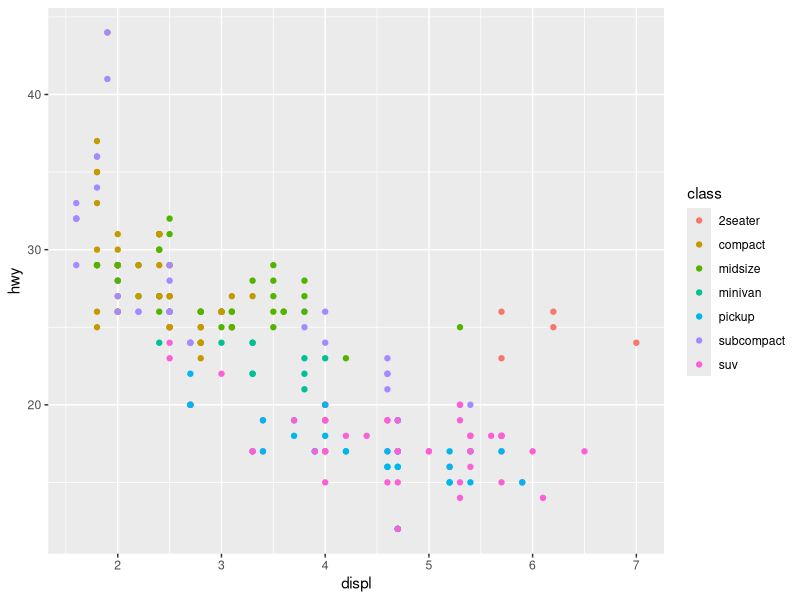
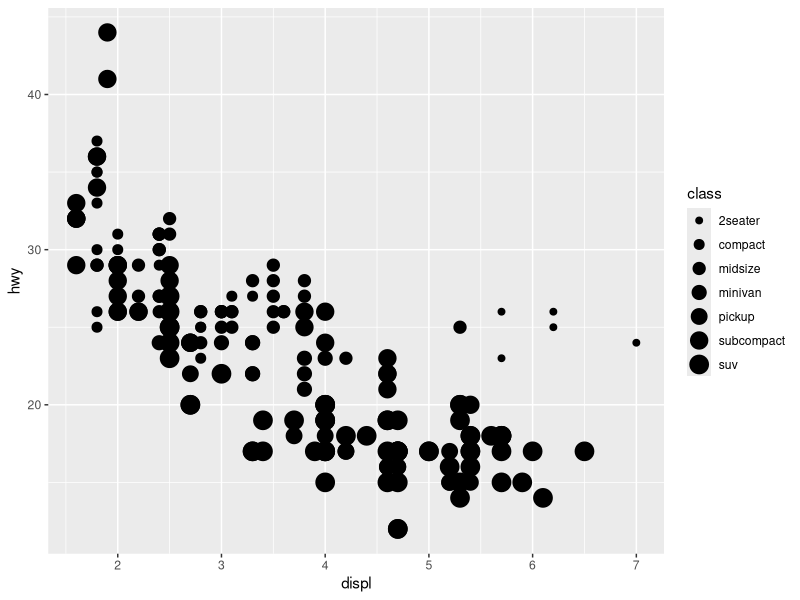
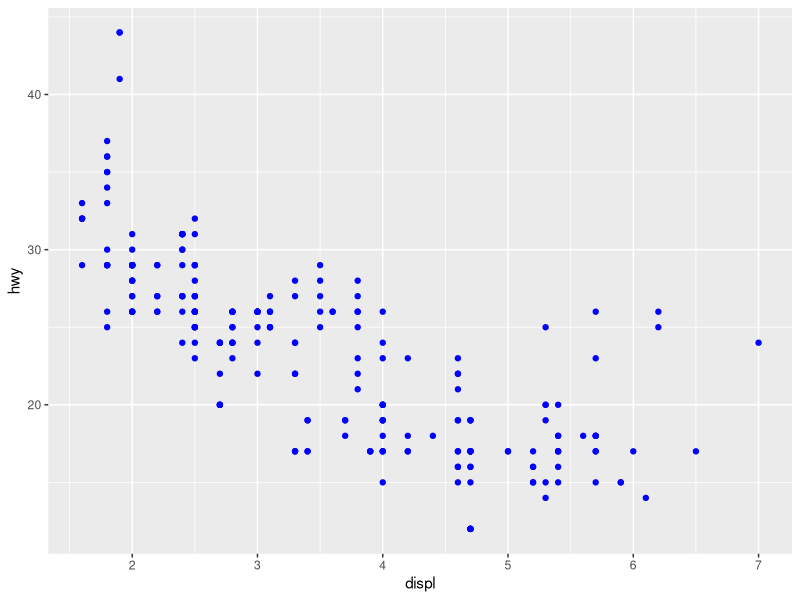
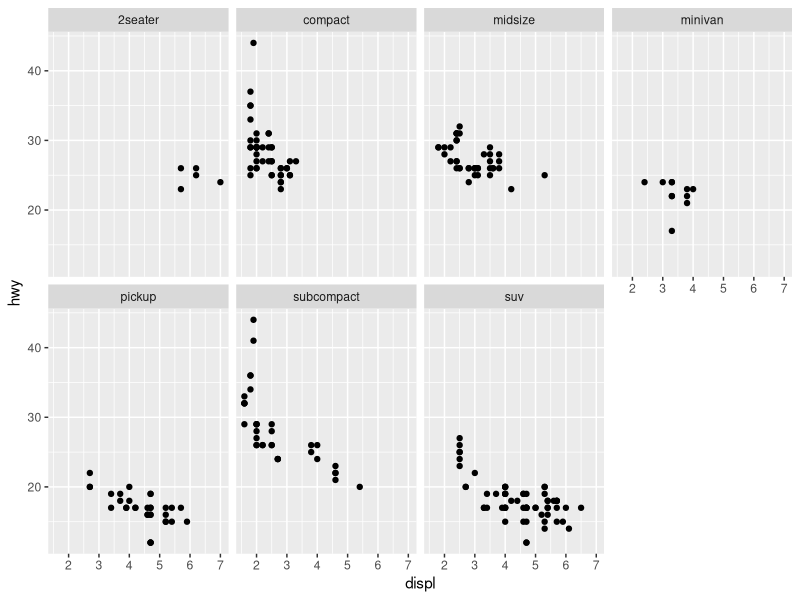
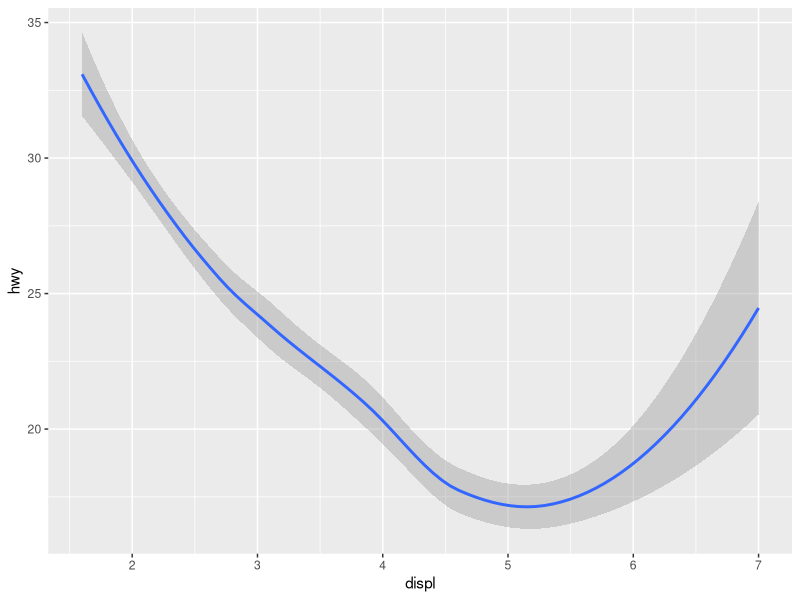
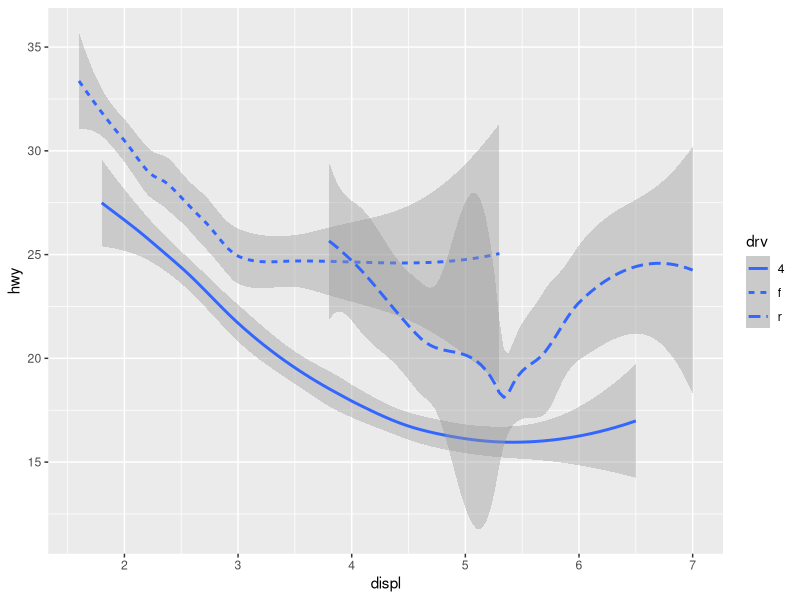
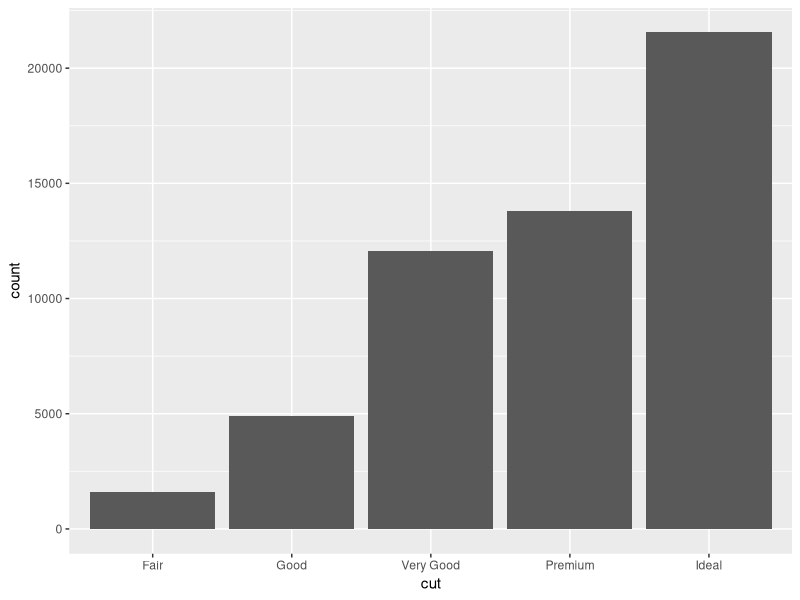
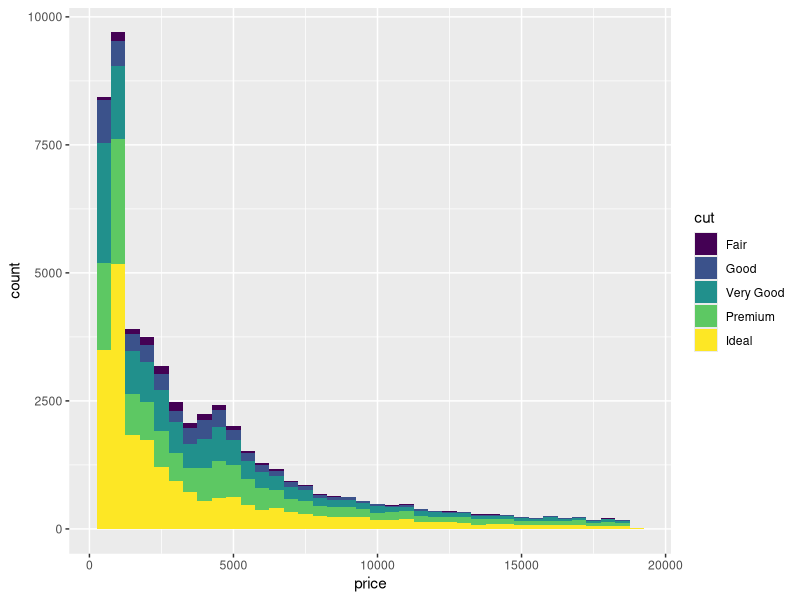

These charts were generated, in order, by the following R code:
## ---- chunk 1
knitr::opts_chunk$set(echo = TRUE, message = FALSE, warning = FALSE, cache = FALSE)
## ---- chunk 2
library(ggplot2)
## ---- chunk 3
ggplot(data = mpg) + 
  geom_point(mapping = aes(x = displ, y = hwy, color = class))
## ---- chunk 4
ggplot(data = mpg) + 
  geom_point(mapping = aes(x = displ, y = hwy, size = class))
## ---- chunk 5
ggplot(data = mpg) + 
  geom_point(mapping = aes(x = displ, y = hwy), color = "blue")
## ---- chunk 6
ggplot(data = mpg) + 
  geom_point(mapping = aes(x = displ, y = hwy)) + 
  facet_wrap(~ class, nrow = 2)
## ---- chunk 7
ggplot(data = mpg) + 
  geom_smooth(mapping = aes(x = displ, y = hwy))
## ---- chunk 8
ggplot(data = mpg) + 
  geom_smooth(mapping = aes(x = displ, y = hwy, linetype = drv))
## ---- chunk 9
ggplot(data = diamonds) + 
  geom_bar(mapping = aes(x = cut))
## ---- chunk 10
ggplot(diamonds, aes(price, fill = cut)) +
  geom_histogram(binwidth = 500)
## ---- chunk 11
ggplot(data = diamonds) + 
  stat_summary(
    mapping = aes(x = cut, y = depth),
    fun.ymin = min,
    fun.ymax = max,
    fun.y = median
  )
## ---- chunk 12
library(dplyr)
air.temp <- airquality %>%  
  as_tibble %>% 
  mutate(tempcat = factor(Temp > 80, labels = c("cold", "hot")),
         Year = 1973,
         date = ISOdate(Year, Month, Day))
## ---- chunk 13
air.temp %>% 
  ggplot() + 
  geom_point(mapping = aes(x = date, y = Temp, color = tempcat))
